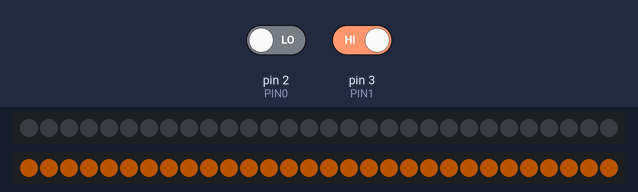
Simulated run of this sketch. Board: Arduino Uno, built with avr-gcc and run on an emulated ATmega328P. On the bench: 2 × 30 RGB LEDs in strip order, left to right. The inputs (shaded band) are chosen by the test bench; at power-on: pin 2 (PIN0) LOW, pin 3 (PIN1) HIGH. Dim RGB values are drawn brighter than linear.

Above: at 9.5 s.
9.6 s: pin 2 (PIN0) driven HIGH
At 11.0 s:
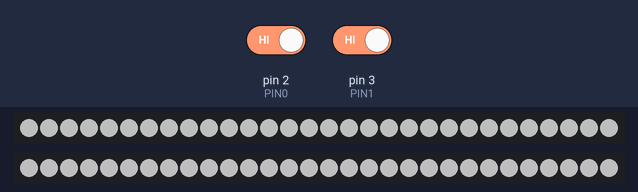
12.0 s: pin 3 (PIN1) driven LOW
At 12.8 s:
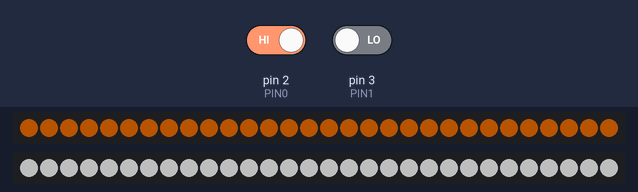
15.7 s: pin 3 (PIN1) driven HIGH
At 17.6 s:
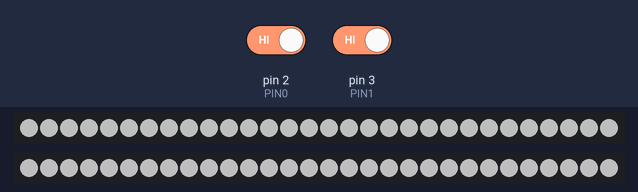
17.9 s: pin 2 (PIN0) driven LOW
At 18.4 s:
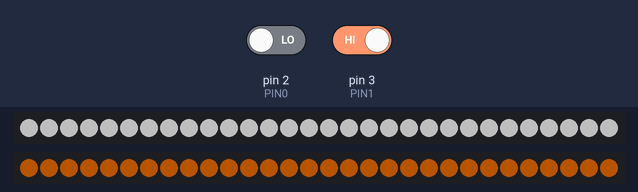
21.6 s: pin 2 (PIN0) driven HIGH and pin 3 (PIN1) driven LOW
At 23.1 s:
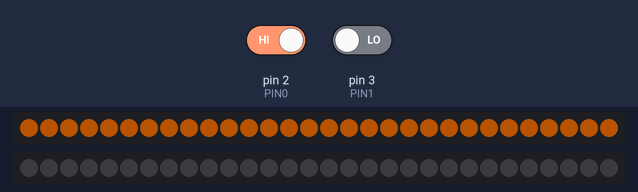
Timing chart, 0 to 24.6 s (numbered marks = the images above; inputs shaded):
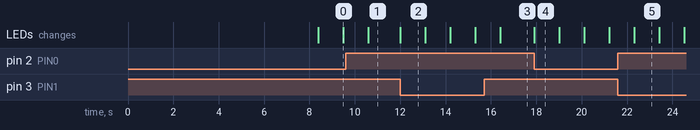

Measured:
- after the input at 9.6 s, the LEDs: first differ from a run without the input after 0.99 s (image 1)
- after the input at 12.0 s, the LEDs: change at once (image 2)
- after the input at 15.7 s, the LEDs: first differ from a run without the input after 0.72 s (image 3)
- after the input at 17.9 s, the LEDs: change at once (image 4)
- after the input at 21.6 s, the LEDs: first differ from a run without the input after 0.71 s (image 5)
- what the display in image 2 shows lasts 1.1 s, from 12.0 s to 13.1 s

The sketch:

H100KayarLed.ino
```cpp
//H100 Kayar Led Projesi
// Scalable yazılmıştır, istediğiniz kadar ledli olarak kullanabilirsiniz
// Credit 2023 Orhan Yiğit Durmaz orhanyigitv2durmaz [at] gmail [dot] com

#include <Adafruit_NeoPixel.h>

#define NUMPIXELS 30     //her taraftaki led sayısı. iki tarafa da 30 ar adet koyduğumuz için burası 30.

#define STRIP0 6           //birinci şeridin bağlandığı dijital pin.
#define STRIP1 7           //ikinci şeridin bağlandığı dijital pin.

#define PIN0 2
#define PIN1 3

#define BRIGHTNESS 80    //parlaklığı ayarlar. eğer regülatörün amperi yetiyorsa 100 yapabilirsiniz. (LM2596 kulllanıyorsanız 80de kalmalı)

Adafruit_NeoPixel strip0(NUMPIXELS, STRIP0, NEO_GRB + NEO_KHZ800);   //birinci şeridimizi  (strip0 öğesini) oluşturuyoruz
Adafruit_NeoPixel strip1(NUMPIXELS, STRIP1, NEO_GRB + NEO_KHZ800);   //ikinci  şeridimizi  (strip1 öğesini) oluşturuyoruz

void setup() {  // arduinonun başlangıçta 1 kere kullanacağı kodlar.
  strip0.begin();  //birinci şeridimizi başlatıyoruz
  strip1.begin();  //ikinci şeridimizi başlatıyoruz

  strip0.clear();  //bütün ledleri kapatır
  strip1.clear();  //bütün ledleri kapatır

  strip0.setBrightness(0);   //Başlangıçtaki (animasyon öncesi) parlaklık
  strip1.setBrightness(0);

  strip0.fill(strip0.Color(255, 255, 255));
  strip1.fill(strip0.Color(255, 255, 255));

  strip0.show();
  strip1.show();

  //bu döngüde parlaklığı yavaşça artırıyorum
  for (int i = 0; i < BRIGHTNESS + 1; i++) {
    strip0.setBrightness(i);
    strip1.setBrightness(i);

    strip0.show();
    strip1.show();

    delay(100);

  }

}

void loop() {   //arduinonun devamlı çalıştıracağı kodlar.

  if (digitalRead(PIN0) == HIGH && digitalRead(PIN1) == LOW) {  // eğer biri yanıyorsa (sağ veya sol)
    for (int i = 0; i < NUMPIXELS + 1; i++)
      strip0.setPixelColor(i, 220, 100, 0);  //turuncu
      strip0.show();
      delay(100);
    delay(1000); //tüm ledleri kapatmadan önce bir saniye bekliyoruz
    strip0.clear(); //tüm ledleri kapatıyoruz (bundan sonrası loop zaten tekrar tekrar çalışacak)
    strip0.show(); //ledlerimizi güncelliyoruz
  } else if (digitalRead(PIN0) == LOW && digitalRead(PIN1) == HIGH) {  // eğer biri yanıyorsa (sağ veya sol)
    for (int i = 0; i < NUMPIXELS + 1; i++)
      strip1.setPixelColor(i, 220, 100, 0);  //turuncu
      strip1.show();
      delay(100);
    delay(1000); //tüm ledleri kapatmadan önce bir saniye bekliyoruz
    strip1.clear(); //tüm ledleri kapatıyoruz (bundan sonrası loop zaten tekrar tekrar çalışacak)
    strip1.show(); //ledlerimi güncelliyoruz
  } else if (digitalRead(PIN0) == LOW && digitalRead(PIN1) == LOW) {  // eğer hiçbiri yanmıyorsa
    strip0.fill(strip0.Color(255, 255, 255));
    strip1.fill(strip0.Color(255, 255, 255));
    strip0.show();
    strip1.show();
  } else if (digitalRead(PIN0) == HIGH && digitalRead(PIN1) == HIGH) {  // dörtlüler (yani ikisi de) yanıyorsa

    //YAPMADIM YAPICAM

    strip0.fill(strip0.Color(255, 255, 255));
    strip1.fill(strip0.Color(255, 255, 255));
    strip0.show();
    strip1.show();
  }


}
```
